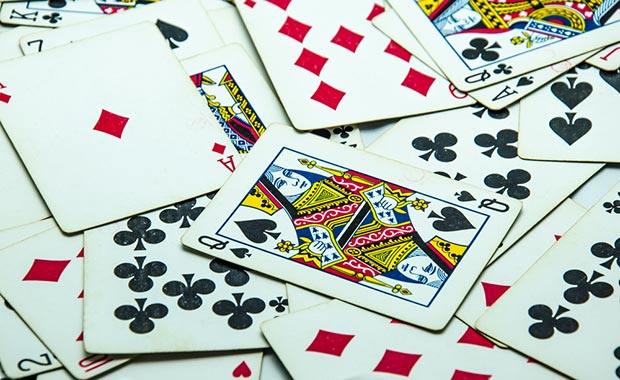
#> input picture 1-Images-Videos-Basic-Operations/imges/cards.jpg, 620 x 380 px, given in place of the camera
$ python 6-workShop.py
#> lines starting #> are read from the running program, lines starting #| are printed output that depends on the picture; after the words box and inside, x2 and y2 are one past the last pixel; in counts of white or black regions, pixels touching at a corner belong together
import numpy as np
import cv2 as cv

cam = cv.VideoCapture(0)

def nothing(x):
    pass

cv.namedWindow("TrackBar")
cv.resizeWindow("TrackBar",640,480)

cv.createTrackbar("Lower H", "TrackBar",0,180,nothing)
#> slider 'Lower H' is set to 36
cv.createTrackbar("Lower S", "TrackBar",0,255,nothing)
#> slider 'Lower S' is set to 51
cv.createTrackbar("Lower V", "TrackBar",0,255,nothing)
#> slider 'Lower V' is set to 51

cv.createTrackbar("Upper H", "TrackBar",0,180,nothing)
#> slider 'Upper H' is set to 180
cv.createTrackbar("Upper S", "TrackBar",0,255,nothing)
#> slider 'Upper S' is set to 255
cv.createTrackbar("Upper V", "TrackBar",0,255,nothing)
#> slider 'Upper V' is set to 255

#when started
cv.setTrackbarPos("Upper H","TrackBar",180)
cv.setTrackbarPos("Upper S","TrackBar",255)
cv.setTrackbarPos("Upper V","TrackBar",255)

while True:
    success, frame = cam.read()
#> frame is the input picture: shape (380, 620, 3); mean B, G, R 189.4, 196.5, 188.8

    frameHsv=cv.cvtColor(frame,cv.COLOR_BGR2HSV)
#> frameHsv: shape (380, 620, 3); mean H, S, V 82.5, 52, 206.2

    l_h = cv.getTrackbarPos("Lower H","TrackBar")
    l_s = cv.getTrackbarPos("Lower S","TrackBar")
    l_v = cv.getTrackbarPos("Lower V","TrackBar")

    u_h = cv.getTrackbarPos("Upper H", "TrackBar")
    u_s = cv.getTrackbarPos("Upper S", "TrackBar")
    u_v = cv.getTrackbarPos("Upper V", "TrackBar")

    lower_color = np.array([l_h,l_s,l_v,])
    upper_color = np.array([u_h,u_s,u_v,])

    mask = cv.inRange(frameHsv, lower_color,upper_color)
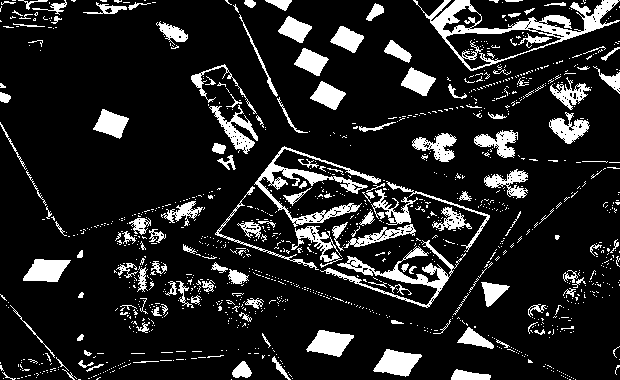
#> mask: shape (380, 620); 13.5% white; 1176 white regions (1034 under 20 px), largest, box (x1, y1, x2, y2) and area: (413, 0, 620, 71) 3076, (254, 146, 381, 227) 1988, (320, 240, 466, 308) 1741
    mask =  cv.dilate(mask,(5,5),iterations=2)
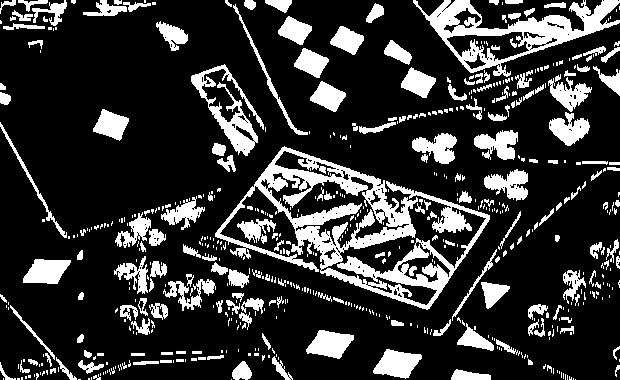
#> mask: shape (380, 620); 20.5% white; 576 white regions (381 under 20 px), largest, box (x1, y1, x2, y2) and area: (215, 146, 490, 310) 11504, (413, 0, 620, 77) 4796, (191, 64, 264, 156) 1853
    mask = cv.medianBlur(mask,5)
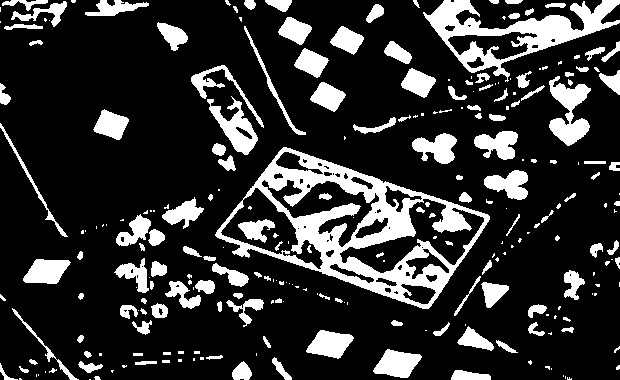
#> mask: shape (380, 620); 19.4% white; 256 white regions (113 under 20 px)
    bit = cv.bitwise_and(frame,frame,mask=mask)
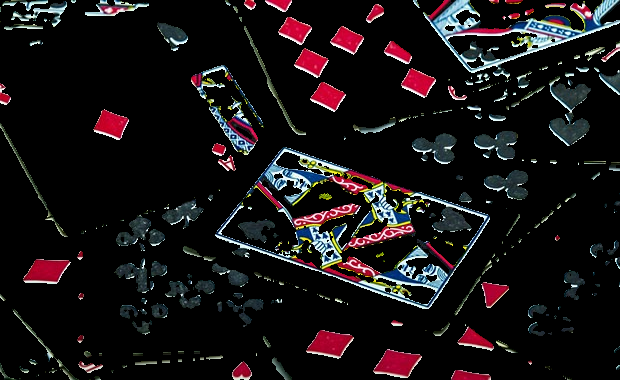
#> bit: shape (380, 620, 3); mean B, G, R 20.6, 19.1, 23.5

    c,h = cv.findContours(mask,cv.RETR_TREE,cv.CHAIN_APPROX_SIMPLE)
#> c = 308 contours, 171 with area under 20; largest, box (x1, y1, x2, y2) and area: (215, 147, 490, 309) 24070, (423, 0, 620, 82) 6142, (339, 198, 485, 274) 3958, (220, 187, 324, 270) 3392, (261, 179, 380, 248) 2856; h = 308 rows, first 6: [1, -1, -1, -1], [2, 0, -1, -1], [3, 1, -1, -1], [4, 2, -1, -1], [5, 3, -1, -1], [6, 4, -1, -1]

    for cnt in range(len(c)):
        area = cv.contourArea(c[cnt])
        if area < 320:
            continue
        rect = cv.minAreaRect(c[cnt])
        cx, cy = rect[0]
        box = cv.boxPoints(rect)
        box = np.int0(box)
        cv.drawContours(frame,[box],0,(0,0,255),2)
        cv.circle(frame, (np.int32(cx), np.int32(cy)), 2, (255, 0, 0), 2, 8, 0)
        M = cv.moments(box)
        cv.putText(frame,str(M["m00"]),(50,50,),cv.FONT_HERSHEY_COMPLEX,2,(0,0,255),2)
#> this loop made 308 passes
#> area on passes 10, 15, 18: 254, 22, 44
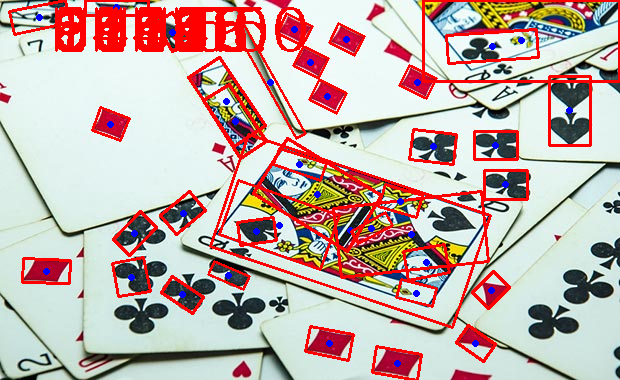
#> frame: shape (380, 620, 3); 11.61% of pixels changed, all inside (x1, y1, x2, y2) = (8, 0, 620, 380)
        #l-blue = 28,52,92
        #u-blue = 180,255,255


    cv.imshow("Orginal",frame)
    cv.imshow("Hsv",mask)
    cv.imshow("bitwise",bit)
    if cv.waitKey(25) & 0xFF == ord("q"):
#> (key q is pressed here)
        break

cv.waitKey(0)
cv.destroyAllWindows()
